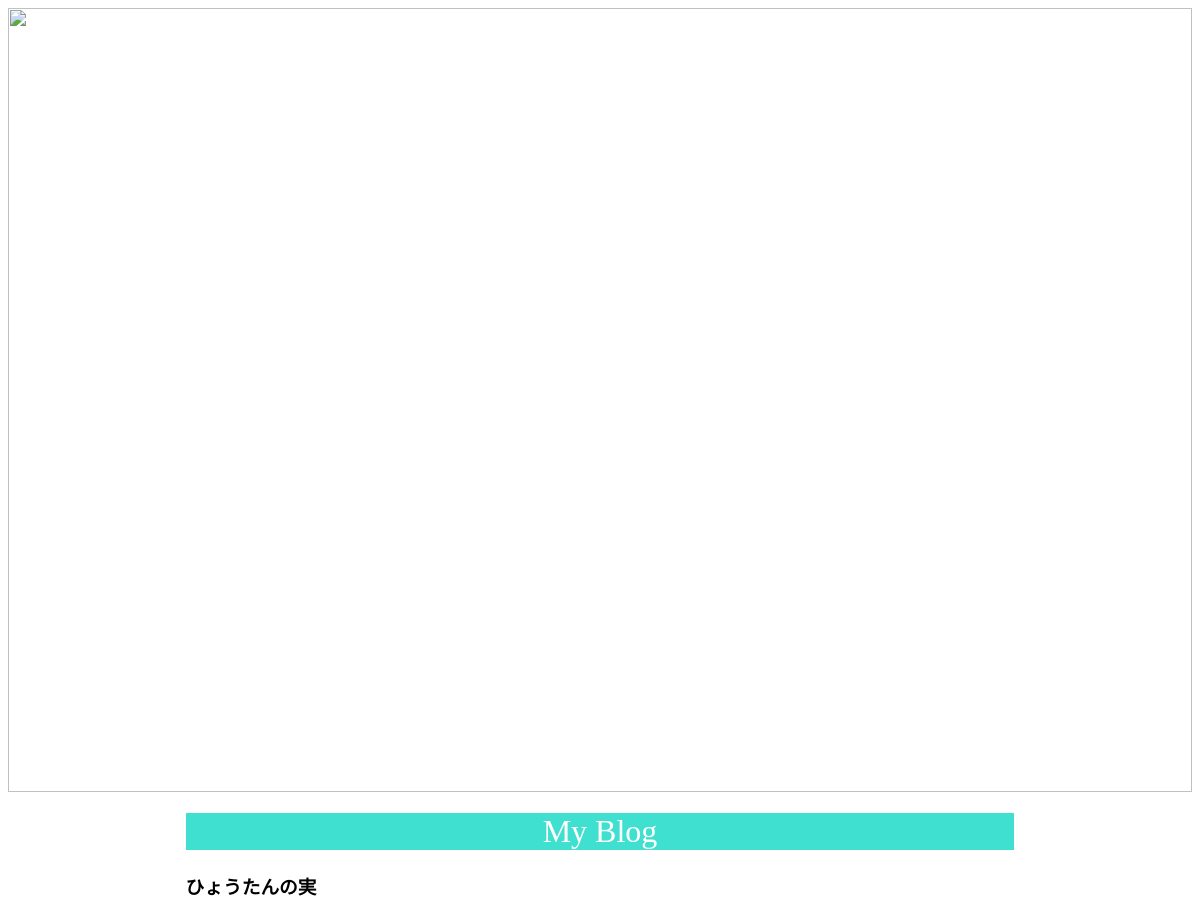
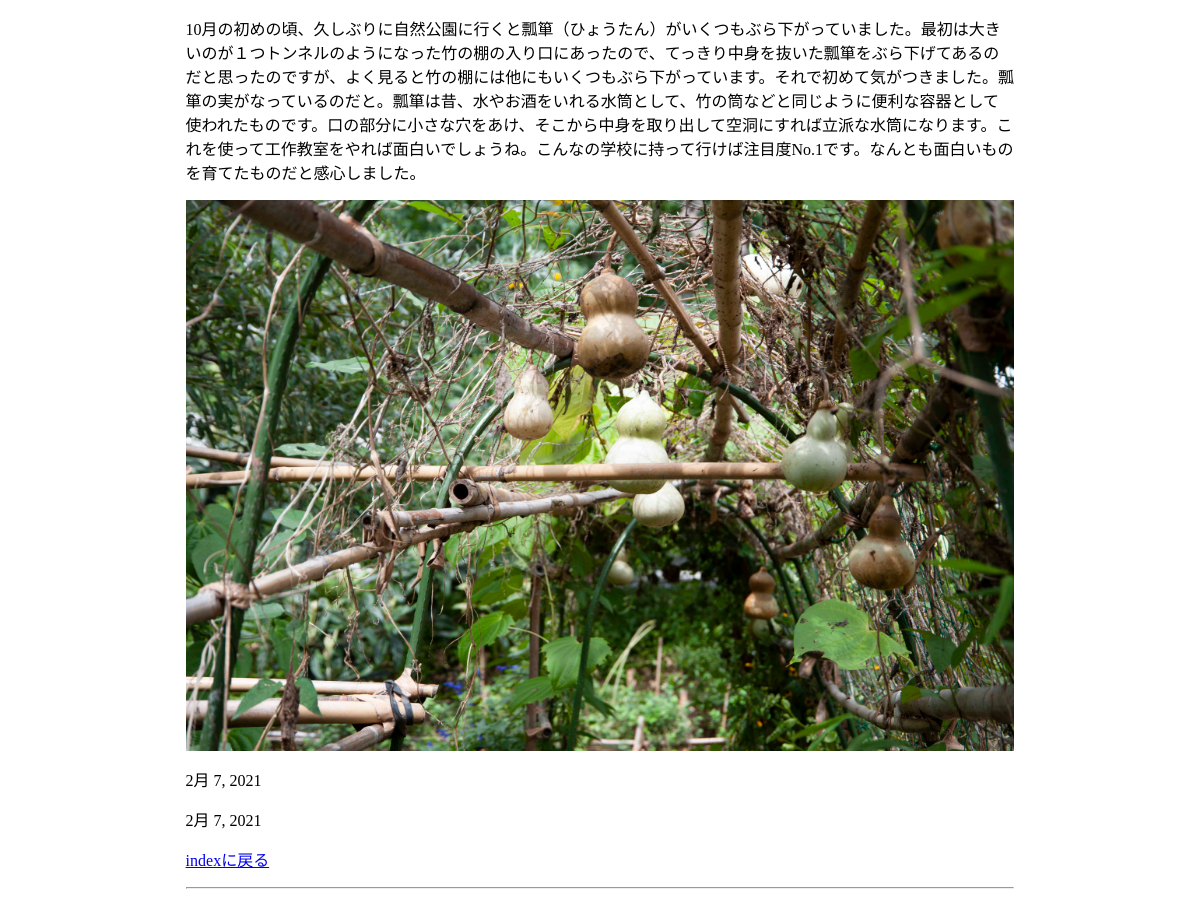
Page /blog/detail/3 on the committed database (2 pictures, top to bottom).
### blog/models.py (models this page shows, shortened)
class Post(models.Model):
    title = models.CharField(max_length=40)
    text = models.TextField()
    image = models.ImageField(null=True, upload_to='media/images')
    posted_at = models.DateField()
    updated_at = models.DateField()

### blog/views.py (the view)
# urls.py: path('detail/<int:post_id>', views.detail, name='detail')
def detail(request, post_id):
    post = Post.objects.get(id=post_id)
    params = {
        'id':post_id,
        'post':post,
    }
    return render(request, 'blog/detail.html', params)

### blog/templates/blog/detail.html (shortened to what this page needs)
{% load static %}
<html lang="ja">
<head>
    <link rel="stylesheet" href="{% static 'blog/css/style.css' %}"
</head>
<body>
    <img src="{% static 'blog/images/TopPhoto.jpg' %}">
    <div class="container">
    <h1>My Blog</h1>
    <h3>{{post.title}}</h3>
    <p>{{ post.text|linebreaks }}</p>
    <img src="{{ post.image.url }}">
    <p>{{ post.posted_at }}</p>
    <p>{{ post.updated_at }}</p>
    <p><a href="{% url 'index' %}">indexに戻る</a></p>
    <hr />
    </div>
</body>
</html>

### blog/static/blog/css/style.css (style rules this page uses)
img { width: 100%; max-width: 1200px; margin: 0 auto; }
.container { width:70%; margin: 0 auto; }
h1 { font-weight: 400; text-align: center; color: #fff; background-color: #40e0d0; }

### rows in the picture
Post: title "ひょうたんの実", text "10月の初めの頃、久しぶりに自然公園に行くと瓢箪（ひょうたん）がいくつもぶら下がっていました。最初は大きいのが１つトンネルのようになった竹の棚の入り口にあったので、てっきり中身を抜いた瓢箪をぶら下げてあるのだと思ったのですが、よく見ると竹の棚には他にもいくつもぶら下がっています。それで初めて気がつきました。瓢箪の実がなっているのだと。瓢箪は昔、水やお酒をいれる水筒として、竹の筒などと同じように便利な容器として使われたものです。口の部分に小さな穴をあけ、そこから中身を取り出して空洞にすれば立派な水筒になります。これを使って工作教室をやれば面白いでしょうね。こんなの学校に持って行けば注目度No.1です。なんとも面白いものを育てたものだと感心しました。", image (picture), posted_at "2月 7, 2021", updated_at "2月 7, 2021"
